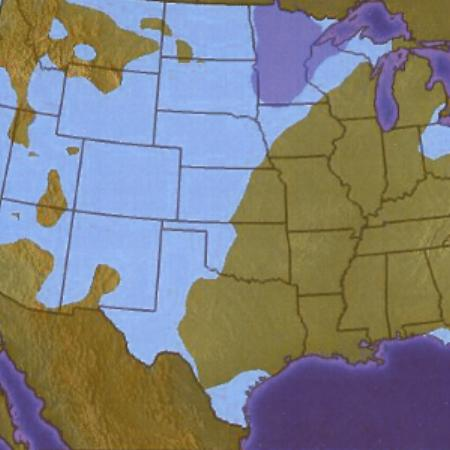
%> input picture am10_FC_am11_SE/test.jpg, 450 x 450 px
$ octave --eval "result = or3_quadtree('am10_FC_am11_SE/test.jpg');"   (GNU Octave 9; MATLAB toolbox functions it lacks are replaced by stand-ins)
%> lines starting %> are read from the running program, lines starting %| are printed output that depends on the picture; in (x1, y1, x2, y2) boxes, pixels count from 0 and x2, y2 are one past the last pixel; in counts of white or black regions, pixels touching at a corner belong together; the program's own positions count from 1
### am10_FC_am11_SE/histogram.m
function result=histogram(x, nbins)

% to calculate the histogram of signal "x", given the number of bins
% "nbins"; used uniform binning

edges = min(x(:)):(max(x(:))-min(x(:)))/(nbins-1):max(x(:));
result = histc(x(:), edges);

### or3_quadtree.m
function [b,s,e,n] = or3_quadtree(filepath)
%> called with filepath = 'am10_FC_am11_SE/test.jpg'
    I = imread(filepath);
%> I is the input picture: size 450x450x3 uint8; mean R, G, B 127.7, 127.7, 127.6
    I = im2uint8(I);
    [N,M,C]=size(I)
%> N = 450; M = 450; C = 3
    res_leaf=[];
    cor_size=[0,0,M,N];
%> cor_size = [0 0 450 450]
    [~,res_leaf,~]=quadtree(I,res_leaf,cor_size,0);
% [8 lines not run here, left out]
function [leaf, res_leaf, cor_size]= quadtree(leaf,res_leaf, cor_size,i)
    ent_color = color_entropy(leaf);
    ent_int = intensity_entropy(leaf);
    [height, width, ~] = size(leaf);
    color_thres = 0.75;
    intensity_thres = 0.75;

    if (ent_color > color_thres || ent_int > intensity_thres || i<2) && height / 2 > 6 && width / 2 > 6
        i=i+1;
        hw = int16(width/2);
        hh = int16(height/2);
        new_leaf = {leaf(1:hh, 1:hw,:); leaf(hh:height-1, 1:hw,:); leaf(1:hh,hw:width-1,:); leaf(hh:height-1, hw:width-1,:)};

        new_cor_size = {[cor_size(1) + 0, cor_size(2) + 0, width / 2, height / 2];
                        [cor_size(1) + 0, cor_size(2) + height / 2, width / 2, height / 2];
                        [cor_size(1) + width / 2, cor_size(2) + 0, width / 2, height / 2];
                        [cor_size(1) + width / 2, cor_size(2) + height / 2, width / 2, height / 2]
                        };
        for x = 1: length(new_leaf)
            [leaf, res_leaf, cor_size]=quadtree(new_leaf{x}, res_leaf, new_cor_size{x}, i);
        end
    else
        res_leaf = [res_leaf; cor_size];
    end
end

% [12 lines left out: function intensity_entropy, not called in this run]

function ce = color_entropy(inp)
    inp = inp./255;
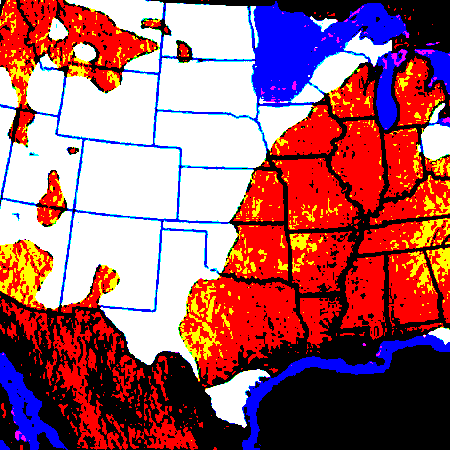
%> inp: size 450x450x3 uint8; mean R, G, B 0.632, 0.374, 0.417; drawn with 1 as white
    hsv = rgb2hsv(inp);
%> hsv: size 450x450x3 double; mean H, S, V 0.0729, 0.411, 0.00286
    H = hsv(:,:,1);
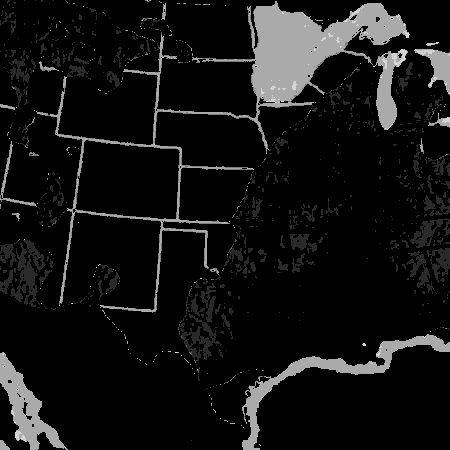
%> H: size 450x450 double; min 0, max 0.833, mean 0.0729
    H = H.*360;
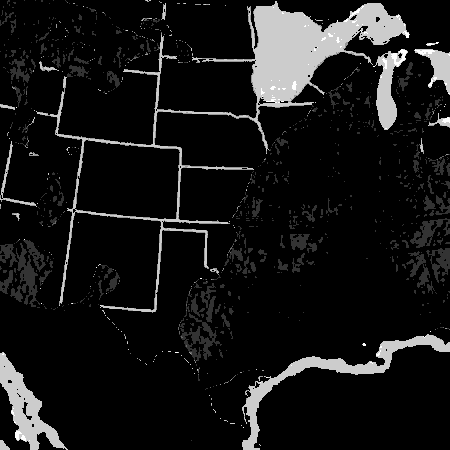
%> H: size 450x450 double; min 0, max 300, mean 26.2; drawn with min black and max white
    S = hsv(:,:,2);
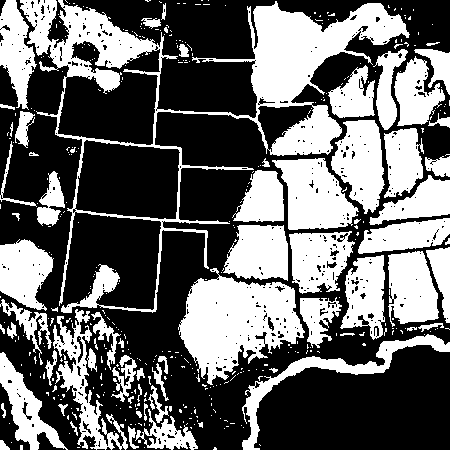
%> S: size 450x450 double; values 0 (black) and 1 (white), 41.1% white; 419 white regions (351 under 20 px), largest, box (x1, y1, x2, y2) and area: (20, 0, 410, 313) 20156, (178, 268, 305, 385) 8347, (272, 158, 359, 230) 3909
    S = S.*100;

    [M,N,C]=size(H);
%> M = 450; N = 450; C = 1
%> the run ends on the next line
    H=reshape(H,[M*N,C]);
    edges=linspace(0,360,30);
    h = histogram(H, edges);
    h.Normalization = 'probability';
    p = h.Values;
    p = h.Values;
    p(p == 0) = 1;
    e_h = -sum(p.*log2(p));

    [M,N,C]=size(S);
    S=reshape(S,[M*N,C]);
    edges=linspace(0,100,32);
    h = histogram(S, edges);
    h.Normalization = 'probability';
    p = h.Values;
    p = h.Values;
    p(p == 0) = 1;
    e_s = -sum(p.*log2(p));

    ce=(e_h+e_s)/2;
end


% [166 lines left out: functions balance, symmetry, equilibrium, not called in this run]
